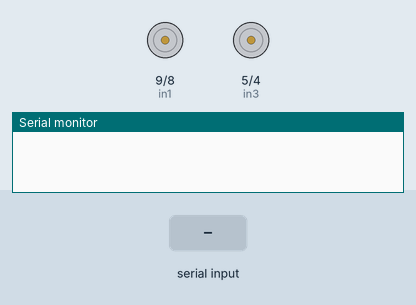
Bench run of a sketch on a simulated Arduino Uno, built with avr-gcc and run on an emulated ATmega328P. Parts: motor-driver pin pairs drawn as motors (green arrow = first pin HIGH = forward, orange = second pin HIGH = backward, longer = more drive, scaled by the enable pin), the last lines printed to the serial monitor. Inputs (shaded band) come from the test bench.

Above: at 5.2 s.
5.3 s: "forward:1\n" received over the second serial link
6.8 s: "%" received over the second serial link
At 7.6 s:
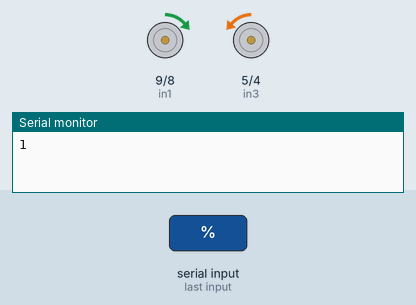
8.3 s: "forward:150\n" received over the second serial link
At 9.2 s:
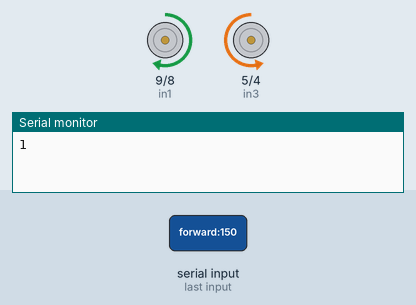
9.8 s: "backward:1\n" received over the second serial link
At 11.1 s:
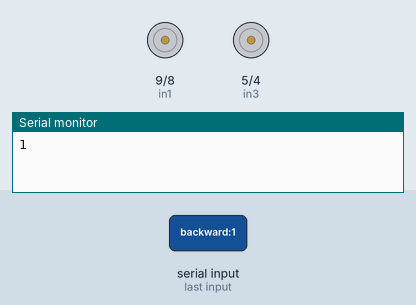
Timing chart, 0 to 12.3 s (numbered marks = the images above; inputs shaded):
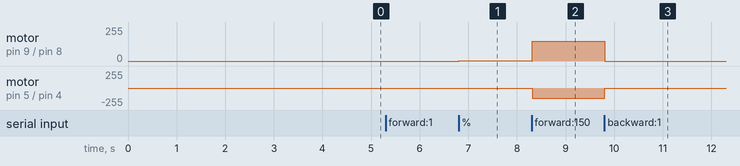

Measured:
- after the input at 6.8 s, motor on pin 9 (in1) / pin 8 (in2): stopped → forward 1/255 at once; motor on pin 5 (in3) / pin 4 (in4): stopped → backward 1/255 at once
- after the input at 8.3 s, motor on pin 9 (in1) / pin 8 (in2): forward 1/255 → forward 150/255 at once; motor on pin 5 (in3) / pin 4 (in4): backward 1/255 → backward 150/255 at once
- after the input at 9.8 s, motor on pin 9 (in1) / pin 8 (in2): forward 150/255 → stopped at once; motor on pin 5 (in3) / pin 4 (in4): backward 150/255 → stopped at once

The sketch:

controllerprotocol.ino
```cpp
#include <SoftwareSerial.h>   //Software Serial Port
#include "motor.h"
#include "ultrasone.h"
#define RxD 7
#define TxD 6
//#define DEBUG_ENABLED  1
char recvChar;


String snelheidstring;
String inputString = "";
String commandString;// a string to hold incoming data
boolean stringComplete = false;  // whether the string is complete
SoftwareSerial blueToothSerial(RxD, TxD);
void setup()
{
  setupBlueToothConnection();
  Serial.begin(9600);
  initMotor(false);
  setUltrasone();
  pinMode(RxD, INPUT);
  pinMode(TxD, OUTPUT);

}

void loop()
{
 getCommand();
  receiveInput();
  if(stringComplete)
  {
    stringComplete = false;

   int vooruit = inputVariable(inputString, "forward");
    Serial.println(vooruit);
   inputString = "";
  }
}
void receiveInput() {


  if (blueToothSerial.available())
  { //check if there's any data sent from the remote bluetooth shield
    recvChar = blueToothSerial.read();
  inputString += recvChar;
  if (recvChar == '%') {
     stringComplete = true;
    }

    if (commandString == "forward") {
      forward(inputVariable(inputString, "forward"));
      blueToothSerial.println("Forward.");
    } else if (commandString == "backward" ) {
      backwards(inputVariable(inputString, "backward"));
      blueToothSerial.println("Backwards");
    } else if (commandString == "left" ) {
      turnLeft(inputVariable(inputString, "left"));
      blueToothSerial.println("left");
    } else if (commandString == "right" ) {
      turnRight(inputVariable(inputString, "right"));
      blueToothSerial.println("right");
    } else if(commandString == "stop") {
      motorOff();
      blueToothSerial.println("STOP");
    }
  }
}
void setupBlueToothConnection()
{
  blueToothSerial.begin(38400);                           // Set BluetoothBee BaudRate to default baud rate 38400
  blueToothSerial.print("\r\n+STWMOD=0\r\n");             // set the bluetooth work in slave mode
  blueToothSerial.print("\r\n+STNA=JOE_BOT\r\n");    // set the bluetooth name as "SeeedBTSlave"
  blueToothSerial.print("\r\n+STOAUT=1\r\n");             // Permit Paired device to connect me
  blueToothSerial.print("\r\n+STAUTO=0\r\n");             // Auto-connection should be forbidden here
  delay(2000);                                            // This delay is required.
  blueToothSerial.print("\r\n+INQ=1\r\n");                // make the slave bluetooth inquirable
  Serial.println("The slave bluetooth is inquirable!");
  delay(2000);                                            // This delay is required.
  blueToothSerial.flush();
}
```

motor.cpp
```cpp
#include "motor.h"
#include "Arduino.h"

//pins voor de motor shield:
int enA = 10;
int in1 = 9;
int in2 = 8;
int enB = 11;
int in3 = 5;
int in4 = 4;


void initMotor(bool autonoom){
  if(autonoom == false){
  pinMode(enA, OUTPUT);
  pinMode(enB, OUTPUT);
  pinMode(in1, OUTPUT);
  pinMode(in2, OUTPUT);
  pinMode(in3, OUTPUT);
  pinMode(in4, OUTPUT);
  } else if(autonoom == true){
    in1 = 8;
    in2 = 9;
    in3 = 4;
    in4 = 5;
    pinMode(enA, OUTPUT);
    pinMode(enB, OUTPUT);
    pinMode(in1, OUTPUT);
    pinMode(in2, OUTPUT);
    pinMode(in3, OUTPUT);
    pinMode(in4, OUTPUT);
  }
}

void forward(int motorSpeed){
  digitalWrite(in1, HIGH);
  digitalWrite(in2, LOW);
  digitalWrite(in3, LOW);
  digitalWrite(in4, HIGH);
  analogWrite(enA, motorSpeed);
  analogWrite(enB, motorSpeed);
}

void backwards(int motorSpeed){
  digitalWrite(in1, LOW);
  digitalWrite(in2, HIGH);
  digitalWrite(in3, HIGH);
  digitalWrite(in4, LOW);
  analogWrite(enA, motorSpeed);
  analogWrite(enB, motorSpeed);
}

void turnLeft(int motorSpeed){
  digitalWrite(in1, LOW);
  digitalWrite(in2, HIGH);
  digitalWrite(in3, LOW);
  digitalWrite(in4, HIGH);
  analogWrite(enA, motorSpeed);
  analogWrite(enB, motorSpeed);
}

void turnRight(int motorSpeed){
  digitalWrite(in1, HIGH);
  digitalWrite(in2, LOW);
  digitalWrite(in3, HIGH);
  digitalWrite(in4, LOW);
  analogWrite(enA, motorSpeed);
  analogWrite(enB, motorSpeed);
}

void motorOff(){
  digitalWrite(in1, LOW);
  digitalWrite(in2, LOW);
  digitalWrite(in3, LOW);
  digitalWrite(in4, LOW);
  analogWrite(enA, 0);
  analogWrite(enB, 0);
}
```

motor.h
```cpp
#include "Arduino.h"

void motorOff();
void initMotor(bool autonoom);
void forward(int motorSpeed);
void backwards(int motorSpeed);
void turnLeft(int motorSpeed);
void turnRight(int motorSpeed);
```

protocol.ino
```cpp
int inputVariable(String input, String what)
{
  if (commandString.equals(what))
  {
    int dblpointIndex = inputString.indexOf(':');
    String snelheidstring = inputString.substring(dblpointIndex + 1, inputString.length() - 2);

    if (isValidNumber(snelheidstring))
    {
      if (waardeSnelheid() <= 255 && waardeSnelheid() >= 0)
      {
        return waardeSnelheid();
      }
    }
  }
}


void getCommand()
{
  if (inputString.length() > 0)
  {

    int beginPoint = inputString.indexOf("#");

    int dblpointIndex = inputString.indexOf(':');
    commandString = inputString.substring(beginPoint + 1, dblpointIndex);


  }
}


int waardeSnelheid()
{
  int dblpointIndex = inputString.indexOf(':');
  int snelheid = inputString.substring(dblpointIndex + 1, inputString.length() - 1).toInt();
  return snelheid;
}


boolean isValidNumber(String input) {

  boolean isNum = false;
  for (byte i = 0; i < input.length(); i++)
  {
    isNum = isDigit(input.charAt(i)) || input.charAt(i) == '+' || input.charAt(i) == '.' || input.charAt(i) == '-';
    if (!isNum) return false;
  }
  return isNum;
}
```

ultrasone.cpp
```cpp
#include "Arduino.h"
#include "ultrasone.h"

// ultrasone sensor middle 1
int trigMiddle = 12;
#define echoMiddle A0
// ultrasone sensor left 2
int trigLeft = 2;
#define echoLeft A1
// ultrasone sensor right 3
int trigRight = 4;
#define echoRight A2
long lecture_echo;
long cm;

void setUltrasone() {
  //middle
  pinMode(trigMiddle, OUTPUT);
  digitalWrite(trigMiddle, LOW);
  pinMode(echoMiddle, INPUT);
  //left
  pinMode(trigLeft, OUTPUT);
  digitalWrite(trigLeft, LOW);
  pinMode(echoLeft, INPUT);
  //right
  pinMode(trigRight, OUTPUT);
  digitalWrite(trigRight, LOW);
  pinMode(echoRight, INPUT);
}

int getDistance(int servoName) {
  int trigger = trigMiddle;
  int echo = echoMiddle;
  switch (servoName) {
    case 1:
      trigger = trigMiddle;
      echo = echoMiddle;
      break;
    case 2:
      trigger = trigLeft;
      echo = echoLeft;
      break;
    case 3:
      trigger = trigRight;
      echo = echoRight;
      break;
  }
  digitalWrite(trigger, HIGH);
  delayMicroseconds(10);
  digitalWrite(trigger, LOW);
  lecture_echo = pulseIn(echo, HIGH);
  cm = lecture_echo / 58;
  return cm;
}
```

ultrasone.h
```cpp
#include "Arduino.h"

void setUltrasone();
int getDistance(int servoName);
```
